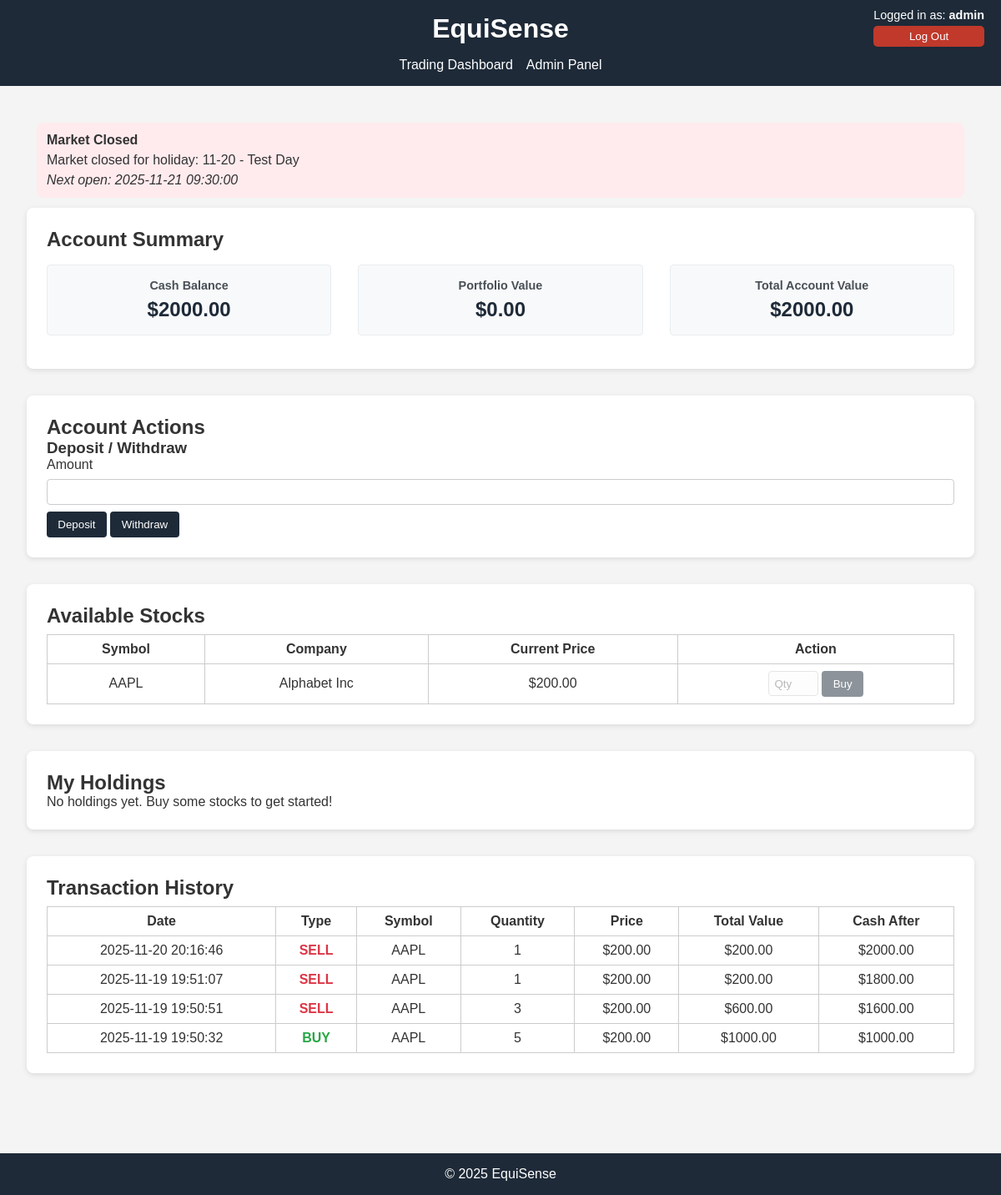
The page /dashboard/1 (signed in) on the database its author committed.
### tables this page shows
CREATE TABLE users (
    user_id INTEGER PRIMARY KEY AUTOINCREMENT,
    username TEXT NOT NULL UNIQUE,
    email TEXT NOT NULL UNIQUE,
    balance REAL DEFAULT 0.0,
    password_hash TEXT NOT NULL,
    is_admin INTEGER DEFAULT 0
);

CREATE TABLE stocks (
    stock_id INTEGER PRIMARY KEY AUTOINCREMENT,
    symbol TEXT NOT NULL UNIQUE,
    company_name TEXT NOT NULL,
    price REAL NOT NULL
);

CREATE TABLE transaction_history (
    transaction_id INTEGER PRIMARY KEY AUTOINCREMENT,
    user_id INTEGER NOT NULL,
    stock_id INTEGER NOT NULL,
    order_type TEXT NOT NULL,
    quantity INTEGER NOT NULL,
    price REAL NOT NULL,
    total_value REAL NOT NULL,
    cash_before REAL NOT NULL,
    cash_after REAL NOT NULL,
    realized_pl REAL DEFAULT 0,
    timestamp TEXT DEFAULT CURRENT_TIMESTAMP,
    FOREIGN KEY (user_id) REFERENCES users(user_id),
    FOREIGN KEY (stock_id) REFERENCES stocks(stock_id)
);

### app.py (the view)
@app.route('/dashboard/<int:user_id>')
def dashboard(user_id):
    if 'user_id' not in session or session['user_id'] != user_id:
        flash("You must be logged in to view that page.", "error")
        return redirect(url_for('login'))
    conn = get_db_connection()
    user = conn.execute('SELECT * FROM users WHERE user_id = ?', (user_id,)).fetchone()
    if not user:
        flash("User not found.", "error")
        conn.close()
        return redirect(url_for('login'))
    available_stocks = conn.execute('SELECT * FROM stocks ORDER BY symbol').fetchall()
    portfolio = conn.execute('''
        SELECT s.stock_id, s.symbol, s.company_name, s.price as current_price,
               p.quantity, p.avg_cost, p.total_invested,
               (p.quantity * s.price) AS value,
               (s.price - p.avg_cost) * p.quantity AS unrealized_pl
        FROM portfolio p
        JOIN stocks s ON p.stock_id = s.stock_id
        WHERE p.user_id = ? AND p.quantity > 0
        ORDER BY s.symbol
    ''', (user_id,)).fetchall()
    transaction_history = conn.execute('''
        SELECT th.*, s.symbol
        FROM transaction_history th
        JOIN stocks s ON th.stock_id = s.stock_id
        WHERE th.user_id = ?
        ORDER BY th.timestamp DESC
        LIMIT 50
    ''', (user_id,)).fetchall()
    conn.close()
    return render_template(
        'dashboard.html',
        user=user,
        balance=user['balance'],
        portfolio=portfolio,
        available_stocks=available_stocks,
        transaction_history=transaction_history,
        user_id=user_id
    )

### app.py (called while the page is built)
def get_db_connection():
    conn = sqlite3.connect(DB_NAME)
    conn.row_factory = sqlite3.Row
    return conn

### templates/dashboard.html (shortened to what this page needs)
<!DOCTYPE html>
<html lang="en">
<head>
  <link rel="stylesheet" href="{{ url_for('static', filename='styles.css') }}">
</head>
<body>
<header>
  <h1>EquiSense</h1>
  <nav>
    <ul>
      <li><a href="{{ url_for('dashboard', user_id=user_id) }}">Trading Dashboard</a></li>
      {% if session.is_admin == 1 %}
      <li><a href="{{ url_for('admin') }}">Admin Panel</a></li>
      {% endif %}
    </ul>
  </nav>
  <div class="user-info">
    <p>Logged in as: <strong>{{ user['username'] }}</strong></p>
    <form action="{{ url_for('logout') }}" method="post">
      <button type="submit">Log Out</button>
    </form>
  </div>
</header>
<main>
  <div id="market-status-banner"
       style="display:none; padding:12px; margin:12px; border-radius:8px; background:#ffeeee;">
    <strong id="market-status-text"></strong>
    <div id="market-reason" style="margin-top:6px;"></div>
    <div id="market-nextopen" style="margin-top:6px; font-style:italic;"></div>
  </div>
  <section class="panel">
    <h2>Account Summary</h2>
    <div class="account-summary">
      <div class="balance-item">
        <h3>Cash Balance</h3>
        <p>${{ "%.2f"|format(balance) }}</p>
      </div>
      <div class="balance-item">
        <h3>Portfolio Value</h3>
        <p>${{ "%.2f"|format(portfolio|sum(attribute='value') or 0) }}</p>
      </div>
      <div class="balance-item">
        <h3>Total Account Value</h3>
        <p>${{ "%.2f"|format(balance + (portfolio|sum(attribute='value') or 0)) }}</p>
      </div>
    </div>
  </section>
  <section class="panel">
    <h2>Account Actions</h2>
    <div class="form-section">
      <div class="depositwithdraw">
        <h3>Deposit / Withdraw</h3>
        <form action="{{ url_for('depositwithdraw', user_id=user_id) }}" method="post">
          <label for="account-amount">Amount</label>
          <input type="number" id="account-amount" name="amount" step="0.01" required>
          <div class="button-row">
            <button type="submit" name="action" value="deposit">Deposit</button>
            <button type="submit" name="action" value="withdraw">Withdraw</button>
          </div>
        </form>
      </div>
    </div>
  </section>
  <section class="panel">
    <h2>Available Stocks</h2>
    {% if available_stocks %}
      <table>
        <tr>
          <th>Symbol</th>
          <th>Company</th>
          <th>Current Price</th>
          <th>Action</th>
        </tr>
        {% for stock in available_stocks %}
          <tr>
            <td>{{ stock.symbol }}</td>
            <td>{{ stock.company_name }}</td>
            <td>${{ "%.2f"|format(stock.price) }}</td>
            <td>
              <form action="{{ url_for('buy_stock', user_id=user_id) }}" method="post" style="display:inline;">
                <input type="number" name="quantity" placeholder="Qty" min="1" required style="width:60px;">
                <button type="submit">Buy</button>
              </form>
            </td>
          </tr>
        {% endfor %}
      </table>
    {% else %}
      <p>No stocks available. Admin needs to add stocks to the system.</p>
    {% endif %}
  </section>
  <section class="panel">
    <h2>My Holdings</h2>
    {% if portfolio %}
      <table>
        <tr>
          <th>Symbol</th>
          <th>Company</th>
          <th>Shares</th>
          <th>Avg Cost</th>
          <th>Current Price</th>
          <th>Market Value</th>
          <th>P/L</th>
          <th>Action</th>
        </tr>
        {% for holding in portfolio %}
          <tr>
            <td>{{ holding.symbol }}</td>
            <td>{{ holding.company_name }}</td>
            <td>{{ holding.quantity }}</td>
            <td>${{ "%.2f"|format(holding.avg_cost or 0) }}</td>
            <td>${{ "%.2f"|format(holding.current_price) }}</td>
            <td>${{ "%.2f"|format(holding.value) }}</td>
            <td class="{% if holding.unrealized_pl >= 0 %}positive{% else %}negative{% endif %}">
              ${{ "%.2f"|format(holding.unrealized_pl or 0) }}
            </td>
            <td>
              <form action="{{ url_for('sell_stock', user_id=user_id) }}" method="post" style="display:inline;">
                <input type="hidden" name="stock_id" value="{{ holding.stock_id }}">
                <input type="number" name="quantity" placeholder="Qty" min="1" max="{{ holding.quantity }}" required style="width:60px;">
                <button type="submit">Sell</button>
              </form>
            </td>
          </tr>
        {% endfor %}
      </table>
    {% else %}
      <p>No holdings yet. Buy some stocks to get started!</p>
    {% endif %}
  </section>
  <section class="panel">
    <h2>Transaction History</h2>
    {% if transaction_history %}
      <table>
        <tr>
          <th>Date</th>
          <th>Type</th>
          <th>Symbol</th>
          <th>Quantity</th>
          <th>Price</th>
          <th>Total Value</th>
          <th>Cash After</th>
        </tr>
        {% for transaction in transaction_history %}
          <tr>
            <td>{{ transaction.timestamp }}</td>
            <td class="{% if transaction.order_type == 'BUY' %}buy{% else %}sell{% endif %}">
              {{ transaction.order_type }}
            </td>
            <td>{{ transaction.symbol }}</td>
            <td>{{ transaction.quantity }}</td>
            <td>${{ "%.2f"|format(transaction.price) }}</td>
            <td>${{ "%.2f"|format(transaction.quantity * transaction.price) }}</td>
            <td>${{ "%.2f"|format(transaction.cash_after) }}</td>
          </tr>
        {% endfor %}
      </table>
    {% else %}
      <p>No transactions yet. Start trading to see your history!</p>
    {% endif %}
  </section>
</main>
<footer>
  <p>&copy; 2025 EquiSense</p>
</footer>
</body>
</html>

### static/styles.css (style rules this page uses)
* { margin: 0; padding: 0; box-sizing: border-box; font-family: Arial, sans-serif; }
body { background-color: #f4f4f4; color: #333; }
header { background: #1e2a38; color: #fff; padding: 1em; text-align: center; }
header h1 { margin-bottom: 0.5em; }
nav ul { list-style: none; display: flex; justify-content: center; gap: 1em; }
nav a { color: #fff; text-decoration: none; }
main { padding: 2em; }
.panel { background: #fff; padding: 1.5em; margin-bottom: 2em; border-radius: 8px; box-shadow: 0 2px 6px rgba(0,0,0,0.1); }
form { display: flex; flex-direction: column; gap: 0.5em; }
input { padding: 0.5em; border: 1px solid #ccc; border-radius: 4px; }
button { padding: 0.6em 1em; border: none; background: #1e2a38; color: #fff; border-radius: 4px; cursor: pointer; }
table { width: 100%; border-collapse: collapse; margin-top: 0.5em; }
table, th, td { border: 1px solid #ccc; text-align: center; padding: 0.5em; }
footer { text-align: center; padding: 1em; background: #1e2a38; color: #fff; margin-top: 2em; }
.account-summary { display: flex; gap: 2em; margin: 1em 0; }
.balance-item { flex: 1; text-align: center; padding: 1em; background: #f8f9fa; border-radius: 4px; border: 1px solid #e9ecef; }
.balance-item h3 { margin-bottom: 0.5em; color: #495057; font-size: 0.9em; }
.balance-item p { font-size: 1.5em; font-weight: bold; color: #1e2a38; margin: 0; }
.buy { color: #28a745; font-weight: bold; }
.sell { color: #dc3545; font-weight: bold; }
.user-info { position: absolute; top: 10px; right: 20px; text-align: right; }
.user-info p { margin: 0; font-size: 0.9rem; }
.user-info button { margin-top: 5px; padding: 5px 10px; border: none; background-color: #c0392b; color: white; cursor: pointer; border-radius: 5px; }
* { margin:0;padding:0;box-sizing:border-box;font-family:Arial, sans-serif }
body { background:#f4f4f4;color:#333 }
header { background:#1e2a38;color:#fff;padding:1em;text-align:center }
header h1 { margin-bottom:.5em }
nav ul { list-style:none;display:flex;justify-content:center;gap:1em }
nav a { color:#fff;text-decoration:none }
main { padding:2em }
footer { text-align:center;padding:1em;background:#1e2a38;color:#fff;margin-top:2em }
.panel { background:#fff;padding:1.5em;margin-bottom:2em;border-radius:8px;box-shadow:0 2px 6px rgba(0,0,0,.1) }
.disabled-btn { opacity: 0.5; pointer-events: none; }

### rows shown on the page
users: username "admin", balance "2000.00"
stocks: symbol "AAPL", company_name "Alphabet Inc", price "200.00"
transaction_history: price "200.00", transaction.quantity*transaction.price "200.00", cash_after "2000.00"
transaction_history: price "200.00", transaction.quantity*transaction.price "200.00", cash_after "1800.00"
transaction_history: price "200.00", transaction.quantity*transaction.price "600.00", cash_after "1600.00"
transaction_history: price "200.00", transaction.quantity*transaction.price "1000.00", cash_after "1000.00"

### other values the page prints
{{ "%.2f"|format(portfolio|sum(attribute='value') or 0) }} "0.00"
{{ "%.2f"|format(balance + (portfolio|sum(attribute='value') or 0)) }} "2000.00"
